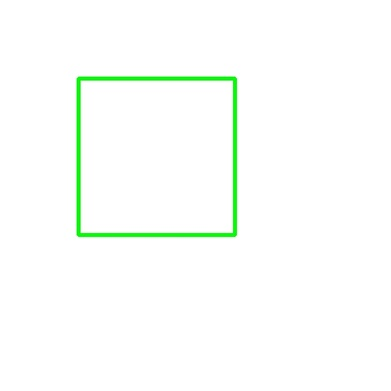
#> input picture opencv/Rectangle.jpg, 391 x 391 px, shrunk from 500 x 500 before the run, given in place of mani2.jpg, which was not available
$ jupyter execute 'shift algorithm.ipynb'
#> lines starting #> are read from the running program, lines starting #| are printed output that depends on the picture; pictures that were not available may be replaced by others from this repository, and a replacement may not be noted
[cell 1]
import cv2
import matplotlib.pyplot as plt

# Read image
img = cv2.imread("mani2.jpg")
#> img is the input picture: shape (391, 391, 3); mean B, G, R 250.9, 254.5, 250.9

# Convert to grayscale
gray = cv2.cvtColor(img, cv2.COLOR_BGR2GRAY)
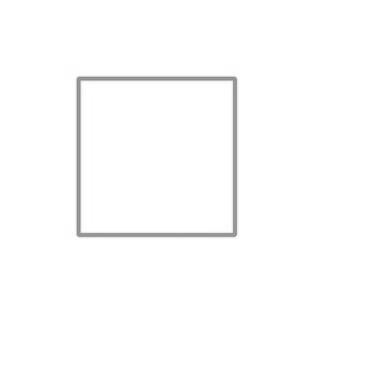
#> gray: shape (391, 391); min 138, max 255, mean 253

# Create SIFT detector
sift = cv2.SIFT_create()

# Detect keypoints and descriptors
keypoints, descriptors = sift.detectAndCompute(gray, None)
#> keypoints = 24 keypoints; strongest (x, y, size): (234, 79, 4.6), (79, 79, 4.5), (79, 234, 4.6), (234, 234, 4.7)

# Draw keypoints
result = cv2.drawKeypoints(
    img,
    keypoints,
    None,
    flags=cv2.DRAW_MATCHES_FLAGS_DRAW_RICH_KEYPOINTS
)

# Convert BGR to RGB
result = cv2.cvtColor(result, cv2.COLOR_BGR2RGB)

# Display
plt.figure(figsize=(10,6))
plt.imshow(result)
plt.title("SIFT Keypoints")
plt.axis("off")
plt.show()

print("Number of Keypoints =", len(keypoints))
#| Number of Keypoints = 24

[cell 2]
import cv2
import matplotlib.pyplot as plt

# Read images
img1 = cv2.imread("mani2.jpg")
img2 = cv2.imread("mani2_bw.jpg")
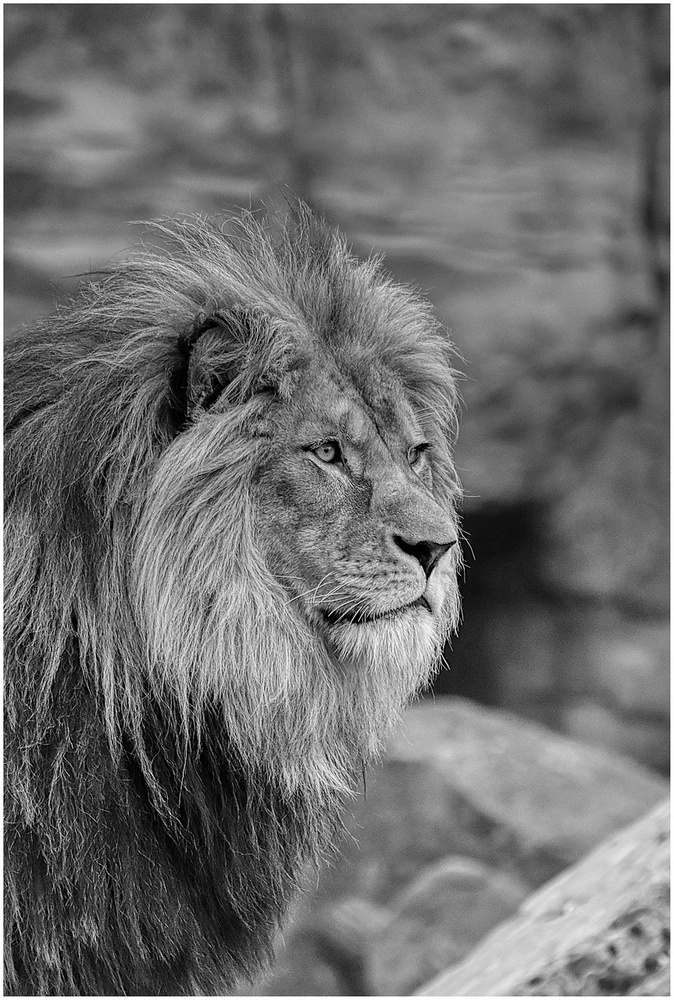
#> input picture opencv/mani2_bw.jpg, 674 x 1000 px, shrunk from 863 x 1280 before the run
#> img2 is the input picture: shape (1000, 674, 3); min 0, max 255, mean 110.2

# Convert to grayscale
gray1 = cv2.cvtColor(img1, cv2.COLOR_BGR2GRAY)
gray2 = cv2.cvtColor(img2, cv2.COLOR_BGR2GRAY)

# Create SIFT object
sift = cv2.SIFT_create()

# Detect keypoints and descriptors
kp1, des1 = sift.detectAndCompute(gray1, None)
#> kp1 has the same summary as keypoints
kp2, des2 = sift.detectAndCompute(gray2, None)
#> kp2 = 2654 keypoints; strongest (x, y, size): (429, 681, 2), (428, 576, 3.3), (435, 649, 2.3), (124, 686, 2.1)

# Brute Force Matcher
bf = cv2.BFMatcher(cv2.NORM_L2)

# Match descriptors
matches = bf.match(des1, des2)
#> matches = 24 matches

# Sort matches by distance
matches = sorted(matches, key=lambda x: x.distance)

# Draw best 50 matches
result = cv2.drawMatches(
    img1,
    kp1,
    img2,
    kp2,
    matches[:50],
    None,
    flags=cv2.DrawMatchesFlags_NOT_DRAW_SINGLE_POINTS
)
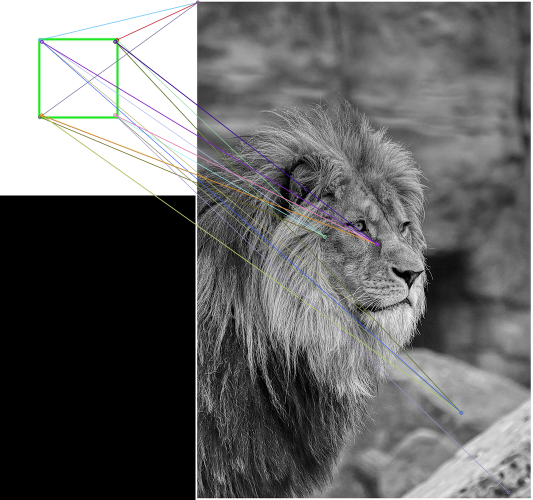
#> result: shape (1000, 1065, 3) (shown at 1/2 size); mean B, G, R 105.3, 105.6, 105.3

# Convert to RGB
result = cv2.cvtColor(result, cv2.COLOR_BGR2RGB)

# Display
plt.figure(figsize=(15,8))
plt.imshow(result)
plt.title("SIFT Feature Matching")
plt.axis("off")
plt.show()

print("Keypoints in Image 1 =", len(kp1))
#| Keypoints in Image 1 = 24
print("Keypoints in Image 2 =", len(kp2))
#| Keypoints in Image 2 = 2654
print("Total Matches =", len(matches))
#| Total Matches = 24
